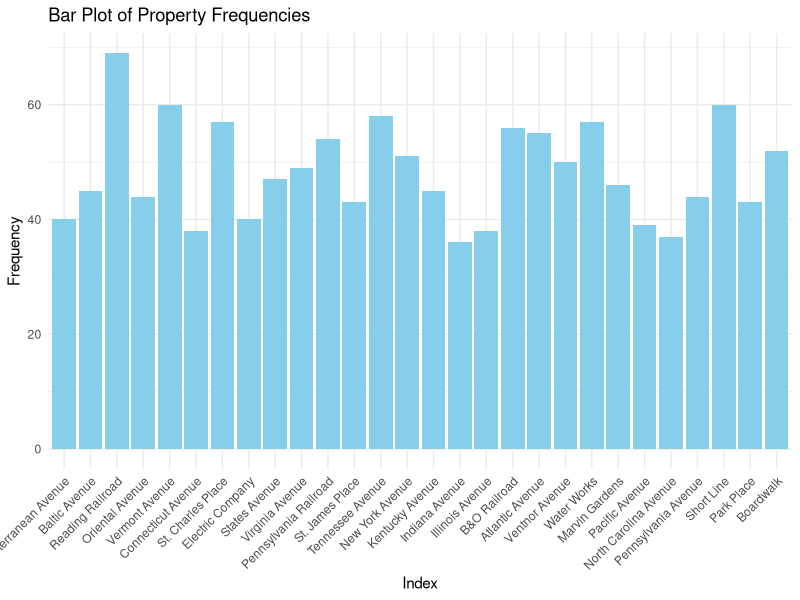
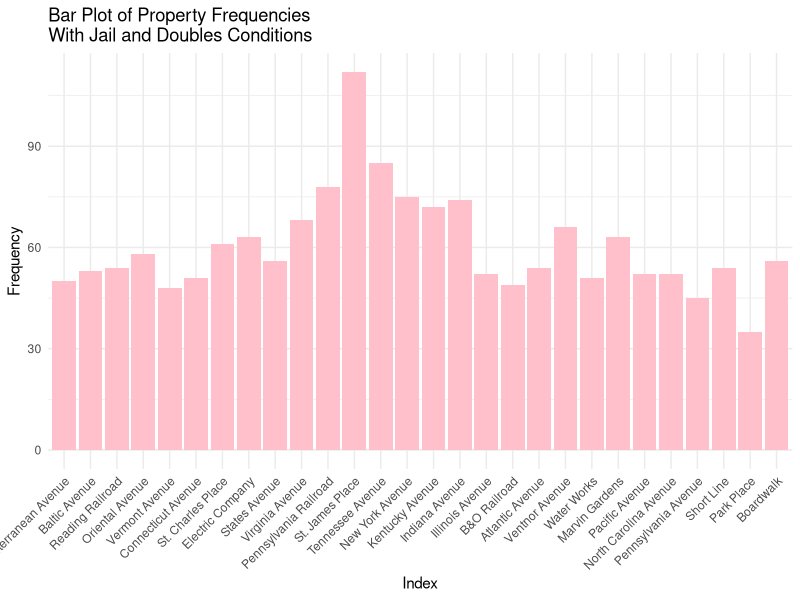

Write the R code that produced these figures, in order.
## ---- chunk 1
knitr::opts_chunk$set(echo = TRUE)
## ---- chunk 2
# Word docx in repository
## ---- chunk 3
dice_1 <- function() {
  sample(1:6, 1)
}

dice_2 <- function() {
  sample(1:6, 1)
}

property_sum_10games <- c(0, 0, 0, 0, 0, 0, 0, 0, 0, 0, 0, 0, 0, 0, 0, 0, 0, 0, 0, 0, 0, 0, 0, 0, 0, 0, 0, 0)

for (game in 1:10) {
  game_board <- c(0, 0, 0, 0, 0, 0, 0, 0, 0, 0, 0, 0, 0, 0, 0, 0, 0, 0, 0, 0, 0, 0, 0, 0, 0, 0, 0, 0, 0, 0, 0, 0, 0, 0, 0, 0, 0, 0, 0, 0)

  players <- list(
    player1 <- 0,
    player2 <- 0,
    player3 <- 0,
    player4 <- 0
  )

  for (i in 1:50) {
    for (j in 1:4) {
      dice_total <- dice_1() + dice_2()
      players[[j]] <- (players[[j]] + dice_total) %% 41
      game_board[players[[j]]] <- game_board[players[[j]]] + 1
    }
  }

  properties <- game_board[c(2, 4, 6, 7, 9, 10, 12, 13, 14, 15, 16, 17, 19, 20, 22, 24, 25, 26, 27, 28, 29, 30, 32, 33, 35, 36, 38, 40)]
  
  property_sum_10games <- property_sum_10games + properties
}  

names(property_sum_10games) <- c("Mediterranean Avenue", "Baltic Avenue", "Reading Railroad", "Oriental Avenue", "Vermont Avenue", "Connecticut Avenue", "St. Charles Place", "Electric Company", "States Avenue", "Virginia Avenue", "Pennsylvania Railroad", "St. James Place", "Tennessee Avenue", "New York Avenue", "Kentucky Avenue", "Indiana Avenue", "Illinois Avenue", "B&O Railroad", "Atlantic Avenue", "Ventnor Avenue", "Water Works", "Marvin Gardens", "Pacific Avenue", "North Carolina Avenue", "Pennsylvania Avenue", "Short Line", "Park Place", "Boardwalk")

library(ggplot2)

prop_freq1 <- data.frame(
  property = factor(names(property_sum_10games), levels = names(property_sum_10games)),
  frequency = property_sum_10games
)

ggplot(prop_freq1, aes(x = property, y = frequency)) +
  geom_bar(stat = "identity", fill = "skyblue") +
  labs(x = "Index", y = "Frequency", title = "Bar Plot of Property Frequencies") +
  theme_minimal() +
  theme(axis.text.x = element_text(angle = 45, hjust = 1))
## ---- chunk 4
property_sum_10games_jail <- c(0, 0, 0, 0, 0, 0, 0, 0, 0, 0, 0, 0, 0, 0, 0, 0, 0, 0, 0, 0, 0, 0, 0, 0, 0, 0, 0, 0)

for (game in 1:10) {
  game_board <- c(0, 0, 0, 0, 0, 0, 0, 0, 0, 0, 0, 0, 0, 0, 0, 0, 0, 0, 0, 0, 0, 0, 0, 0, 0, 0, 0, 0, 0, 0, 0, 0, 0, 0, 0, 0, 0, 0, 0, 0)

  players <- list( # Store players as a list of data frames with their information
    player1 <- data.frame(
      location = 0, # Location on the board (integer)
      double_rolls = 0, # Number of times doubles have been rolled consecutively (integer)
      jail = FALSE, # Is the player in jail? (boolean)
      jail_rolls = 0), # Number of times a player has rolled while in jail (integer)
    player2 <- data.frame(
      location = 0,
      double_rolls = 0,
      jail = FALSE,
      jail_rolls = 0),
    player3 <- data.frame(
      location = 0,
      double_rolls = 0,
      jail = FALSE,
      jail_rolls = 0),
    player4 <- data.frame(
      location = 0,
      double_rolls = 0,
      jail = FALSE,
      jail_rolls = 0)
  )

  for (i in 1:50) { # Each player has 50 turns
    for (j in 1:4) { # Players take turns in order
      if (players[[j]]$jail == TRUE) { # If the player is in jail...
        d1 = dice_1()
        d2 = dice_2()
        jail_rolls <- jail_rolls + 1
        
        if (d1 == d2 || players[[j]]$jail_rolls == 3) { # If the player rolls doubles or has been in jail for 3 turns, then they get out
          jail = FALSE
          players[[j]]$jail_rolls <- 0
          dice_total <- dice_1() + dice_2()
          players[[j]]$location <- (players[[j]]$location + dice_total) %% 41
          game_board[players[[j]]$location] <- game_board[players[[j]]$location] + 1
        }
        
      } else { # If the player is not in jail...
        d1 = dice_1()
        d2 = dice_2()
        dice_total <- dice_1() + dice_2()
        players[[j]]$location <- (players[[j]]$location + dice_total) %% 41
        game_board[players[[j]]$location] <- game_board[players[[j]]$location] + 1
        
        if (players[[j]]$location == 31) { # Player landed on "Go to jail"
          players[[j]]$location <- 11
          jail = TRUE
        } else if (d1 == d2) { # Player rolled doubles on their first roll
          players[[j]]$double_rolls = players[[j]]$double_rolls + 1
        }
        
        while (players[[j]]$double_rolls > 0 & players[[j]]$double_rolls < 3) { # Player rolls again if they got doubles
          d1 = dice_1()
          d2 = dice_2()
          dice_total <- dice_1() + dice_2()
          players[[j]]$location <- (players[[j]]$location + dice_total) %% 41
          game_board[players[[j]]$location] <- game_board[players[[j]]$location] + 1
          
          if (d1 == d2) { # Increment the player's number of consecutive doubles rolls
            players[[j]]$double_rolls = players[[j]]$double_rolls + 1
          }
        }
        
        if (players[[j]]$double_rolls == 3) { # If player rolls double 3 times in a row, then they go to jail
          players[[j]]$location <- 11
          jail = TRUE
        }
      }
    }  
  }    

  properties <- game_board[c(2, 4, 6, 7, 9, 10, 12, 13, 14, 15, 16, 17, 19, 20, 22, 24, 25, 26, 27, 28, 29, 30, 32, 33, 35, 36, 38, 40)]
  
  property_sum_10games_jail <- property_sum_10games_jail + properties
}  

names(property_sum_10games_jail) <- c("Mediterranean Avenue", "Baltic Avenue", "Reading Railroad", "Oriental Avenue", "Vermont Avenue", "Connecticut Avenue", "St. Charles Place", "Electric Company", "States Avenue", "Virginia Avenue", "Pennsylvania Railroad", "St. James Place", "Tennessee Avenue", "New York Avenue", "Kentucky Avenue", "Indiana Avenue", "Illinois Avenue", "B&O Railroad", "Atlantic Avenue", "Ventnor Avenue", "Water Works", "Marvin Gardens", "Pacific Avenue", "North Carolina Avenue", "Pennsylvania Avenue", "Short Line", "Park Place", "Boardwalk")

library(ggplot2)

prop_freq2 <- data.frame(
  property = factor(names(property_sum_10games_jail), levels = names(property_sum_10games_jail)),
  frequency = property_sum_10games_jail
)

ggplot(prop_freq2, aes(x = property, y = frequency)) +
  geom_bar(stat = "identity", fill = "pink") +
  labs(x = "Index", y = "Frequency", title = "Bar Plot of Property Frequencies\nWith Jail and Doubles Conditions") +
  theme_minimal() +
  theme(axis.text.x = element_text(angle = 45, hjust = 1))
## ---- chunk 5
# Chance (Movement Cards):
  # Advance to Boardwalk
  # Advance to Go (Collect $200)
  # Advance to Illinois Avenue. If you pass Go, collect $200.
  # Advance to St. Charles Place. If you pass Go, collect $200.
  # Advance to the nearest Railroad. If unowned, you may buy it from the Bank. If owned, pay owner twice the rental to which they are otherwise entitled.
  # Advance to the nearest Railroad. If unowned, you may buy it from the Bank. If owned, pay owner twice the rental to which they are otherwise entitled.
  # Advance token to nearest Utility. If unowned, you may buy it from the Bank. If owned, throw dice and pay owner a total ten times amount thrown.
  # Go Back 3 Spaces.
  # Go to Jail. Go directly to Jail, do not pass Go, do not collect $200.
  # Take a trip to Reading Railroad. If you pass Go, collect $200.

# Chance (Non-Movement Cards):
  # Bank pays you dividend of $50.
  # Get Out of Jail Free.
  # Make general repairs on all your property. For each house pay $25. For each hotel pay $100.
  # Speeding fine $15.
  # You have been elected Chairman of the Board. Pay each player $50.
  # Your building loan matures. Collect $150


## ---- chunk 6
# Community Chest Cards:
  # Advance to Go (Collect $200)
  # Bank error in your favor. Collect $200
  # Doctor’s fee. Pay $50
  # From sale of stock you get $50
  # Get Out of Jail Free
  # Go to Jail. Go directly to jail, do not pass Go, do not collect $200
  # Holiday fund matures. Receive $100
  # Income tax refund. Collect $20
  # It is your birthday. Collect $10 from every player
  # Life insurance matures. Collect $100
  # Pay hospital fees of $100
  # Pay school fees of $50
  # Receive $25 consultancy fee
  # You are assessed for street repair. $40 per house. $115 per hotel
  # You have won second prize in a beauty contest. Collect $10
  # You inherit $100
